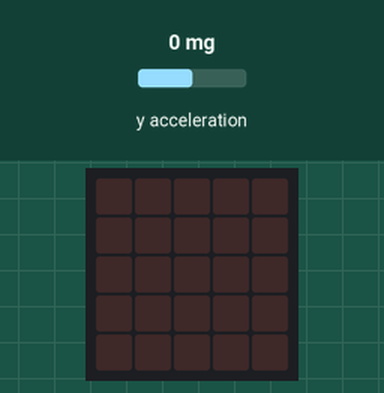
A program run on a simulated BBC micro:bit running MicroPython. On the bench: the board's 5×5 LED display. The test bench sets the inputs (shaded band); at power-on: y acceleration 0 mg.

Above: at 1.2 s.
1.3 s: y acceleration set to -455 mg
2.8 s: y acceleration set to -544 mg
At 3.4 s:
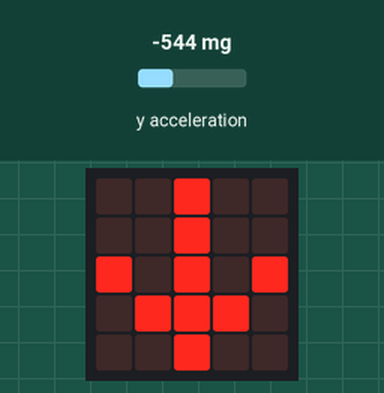
4.3 s: y acceleration set to 750 mg
At 6.0 s:
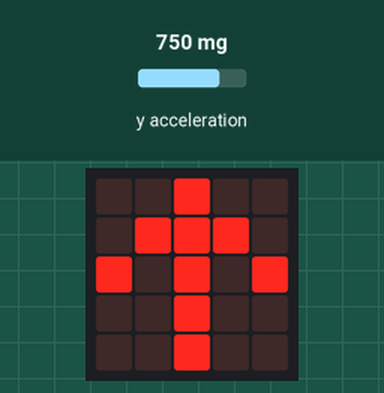
6.3 s: y acceleration set to 545 mg
8.0 s: y acceleration set to 464 mg
At 9.3 s:
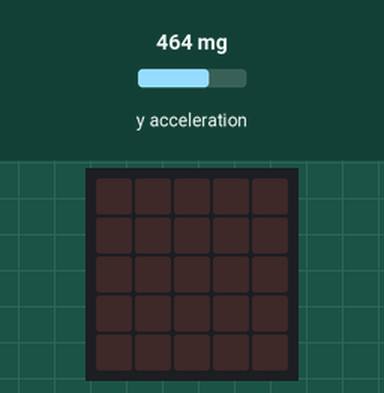
10.3 s: y acceleration set to -1440 mg
At 11.5 s:
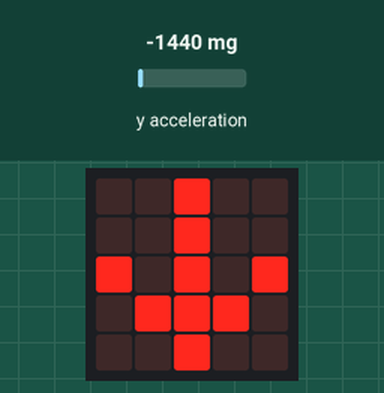
Timing chart, 0 to 12.8 s (numbered marks = the images above; inputs shaded):
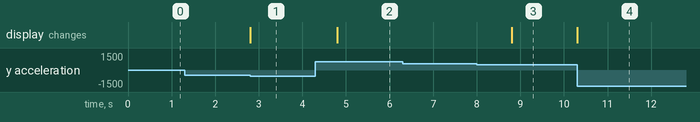

Measured:
- the behaviour switches between -500 and -501 mg on y acceleration (found by bisection; images 0 and 1)
- the behaviour switches between 501 and 500 mg on y acceleration (found by bisection; images 2 and 3)
- after the input at 1.3 s, every drawn part: stays the same
- after the input at 2.8 s, the display: changes at once (image 1)
- after the input at 4.3 s, the display: changes after 0.50 s (image 2)
- after the input at 6.3 s, every drawn part: stays the same
- after the input at 8.0 s, the display: changes after 0.80 s (image 3)
- after the input at 10.3 s, the display: changes at once (image 4)

The program:

Section_12._accelerometer_demonstration.py
```python
import microbit
from microbit import *
display.show(Image.HAPPY)
while True:
    if accelerometer.get_y() > 500:
        display.show(Image.ARROW_N)
        sleep(1000)
    elif accelerometer.get_y() < -500:
        display.show(Image.ARROW_S)
        sleep(1000)
    else :
        display.clear()
```
